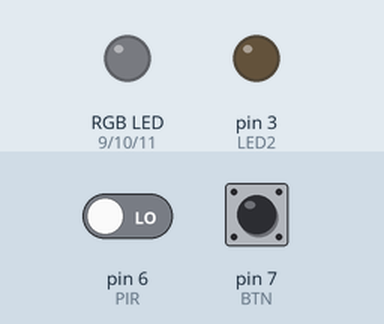
Bench run of a sketch on a simulated Arduino Uno, built with avr-gcc and run on an emulated ATmega328P. On the bench: an RGB LED mixed from three pins (HIGH = lit), output pins drawn as LEDs (lit = HIGH). Inputs (shaded band) come from the test bench; at power-on: pin 6 (PIR) LOW, pin 7 (BTN) HIGH.

Above: at 1.2 s.
1.3 s: pin 6 (PIR) driven HIGH
At 2.1 s:
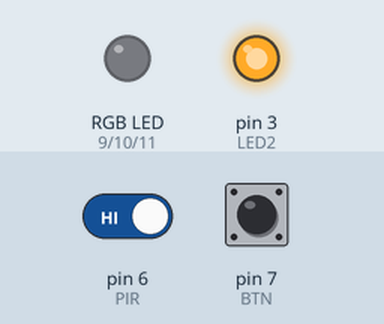
2.8 s: pin 7 (BTN) pulled LOW for 0.15 s
At 3.8 s:
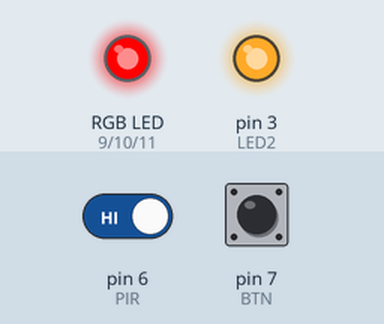
4.4 s: pin 7 (BTN) pulled LOW for 1 s
At 5.1 s:
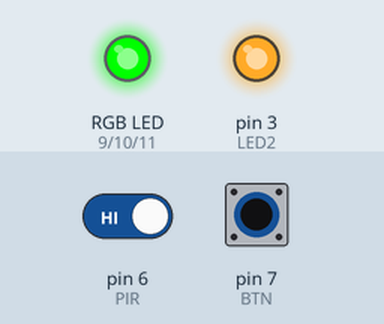
6.9 s: pin 6 (PIR) driven LOW
9.9 s: pin 7 (BTN) pulled LOW for 0.15 s
At 10.4 s:
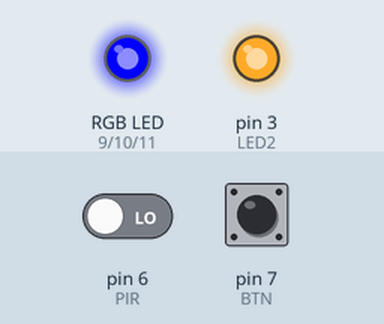
13.0 s: pin 7 (BTN) pulled LOW for 3.2 s
At 14.0 s:
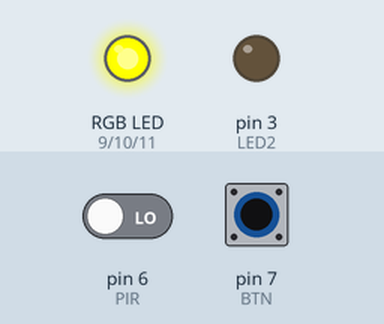
Timing chart, 0 to 16.0 s (numbered marks = the images above; inputs shaded):
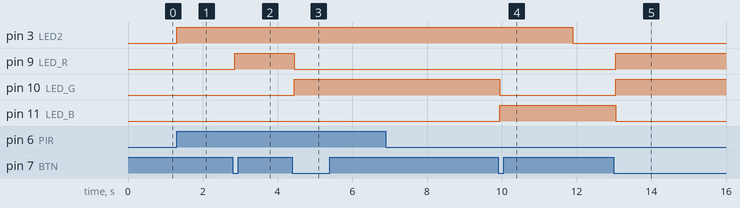

Measured:
- after the input at 1.3 s, pin 3 (LED2): LOW → HIGH at once
- after the input at 2.8 s, pin 9 (LED_R): LOW → HIGH after 0.05 s
- after the input at 4.4 s, pin 9 (LED_R): HIGH → LOW after 0.05 s; pin 10 (LED_G): LOW → HIGH after 0.05 s
- after the input at 6.9 s, every drawn part: stays the same
- after the input at 9.9 s, pin 10 (LED_G): HIGH → LOW after 0.05 s; pin 11 (LED_B): LOW → HIGH after 0.05 s
- after the input at 13.0 s, pin 9 (LED_R), pin 10 (LED_G): LOW → HIGH after 0.05 s; pin 11 (LED_B): HIGH → LOW after 0.05 s

The sketch:

LED_Normal_RGB.ino
```cpp
// ===== RGB (many colors) with Debounce & Start-Off =====
// ปุ่ม BTN คุม RGB (วนสี)
// PIR คุม LED ธรรมดา (LED2) แบบ smooth: ติดทันทีเมื่อขยับ, ดับหลังไม่มีขยับต่อเนื่อง >5 วิ

#define LED_R 9
#define LED_G 10
#define LED_B 11
#define BTN   7

#define LED2 3
#define PIR  6

const bool COMMON_ANODE = false;

// ---- Debounce BTN ----
unsigned long lastDebounceTime = 0;
const unsigned long DEBOUNCE_MS = 50;
int lastReading = HIGH;
int stableState = HIGH;

// ---- RGB colors ----
struct RGB { uint8_t r,g,b; };
RGB COLORS[] = {
  {0,0,0},{255,0,0},{0,255,0},{0,0,255},
  {255,255,0},{0,255,255},{255,0,255},{255,255,255},
  {255,128,0},{128,0,255},{255,64,64},{0,128,64}
};
const uint8_t NUM_COLORS = sizeof(COLORS)/sizeof(COLORS[0]);
uint8_t idx = 0;

inline void setColor(uint8_t r, uint8_t g, uint8_t b) {
  if (COMMON_ANODE) { r = 255-r; g = 255-g; b = 255-b; }
  analogWrite(LED_R, r);
  analogWrite(LED_G, g);
  analogWrite(LED_B, b);
}
void showIdx(){ setColor(COLORS[idx].r, COLORS[idx].g, COLORS[idx].b); }
void nextColor(){ idx=(idx+1)%NUM_COLORS; showIdx(); }

// ---- PIR control ----
const unsigned long LED2_HOLD_MS = 5000;
unsigned long lastMotionMs = 0;
bool led2On = false;

void setup() {
  pinMode(LED_R, OUTPUT);
  pinMode(LED_G, OUTPUT);
  pinMode(LED_B, OUTPUT);
  pinMode(BTN, INPUT_PULLUP);

  pinMode(LED2, OUTPUT);
  pinMode(PIR, INPUT);

  showIdx();
  digitalWrite(LED2, LOW);
}

void loop() {
  // === Button RGB ===
  int reading = digitalRead(BTN);
  if (reading != lastReading) {
    lastDebounceTime = millis();
  }
  if (millis() - lastDebounceTime > DEBOUNCE_MS) {
    if (reading != stableState) {
      stableState = reading;
      if (stableState == LOW) {
        nextColor();
      }
    }
  }
  lastReading = reading;

  // === PIR LED2 ===
  unsigned long now = millis();
  int pirState = digitalRead(PIR);

  if (pirState == HIGH) {
    // มีการเคลื่อนไหว -> เปิดไฟทันที และรีเซ็ตเวลา
    led2On = true;
    lastMotionMs = now;
    digitalWrite(LED2, HIGH);
  } else {
    // ไม่มีการเคลื่อนไหว -> เช็คว่าเลย 5 วิหรือยัง
    if (led2On && (now - lastMotionMs >= LED2_HOLD_MS)) {
      led2On = false;
      digitalWrite(LED2, LOW);
    }
  }
}
```
